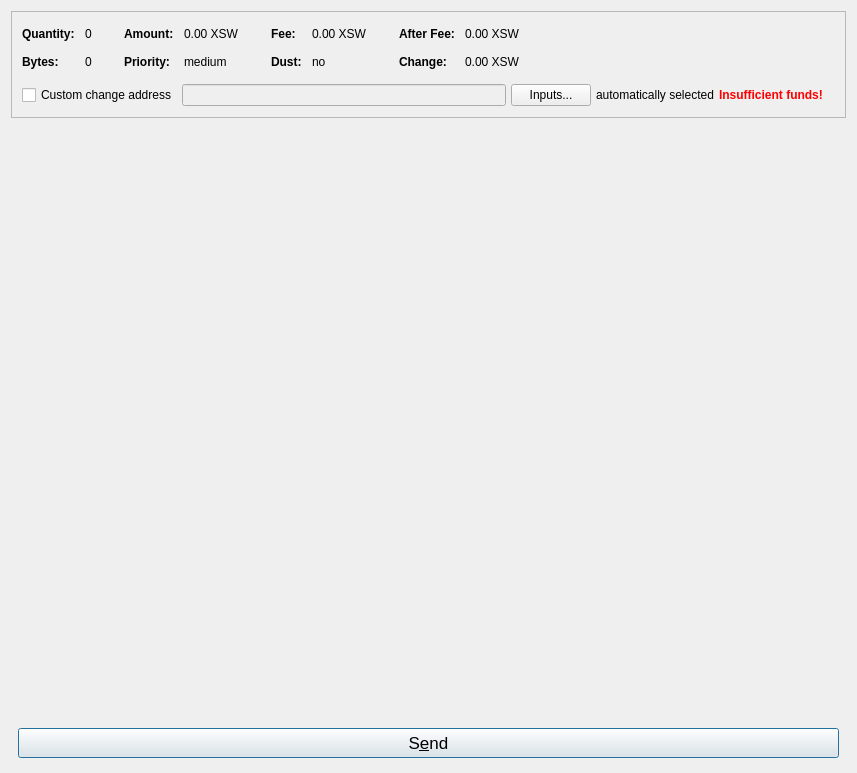
<?xml version="1.0" encoding="UTF-8"?>
<ui version="4.0">
 <class>SendCoinsDialog</class>
 <widget class="QDialog" name="SendCoinsDialog">
  <property name="geometry">
   <rect>
    <x>0</x>
    <y>0</y>
    <width>857</width>
    <height>773</height>
   </rect>
  </property>
  <property name="windowTitle">
   <string>Send Coins</string>
  </property>
  <layout class="QVBoxLayout" name="verticalLayout" stretch="0,0,0,0">
   <property name="bottomMargin">
    <number>8</number>
   </property>
   <item>
    <widget class="QFrame" name="frameCoinControl">
     <property name="frameShape">
      <enum>QFrame::StyledPanel</enum>
     </property>
     <property name="frameShadow">
      <enum>QFrame::Sunken</enum>
     </property>
     <layout class="QVBoxLayout" name="verticalLayoutCoinControl2">
      <property name="spacing">
       <number>0</number>
      </property>
      <property name="leftMargin">
       <number>0</number>
      </property>
      <property name="topMargin">
       <number>0</number>
      </property>
      <property name="rightMargin">
       <number>0</number>
      </property>
      <property name="bottomMargin">
       <number>6</number>
      </property>
      <item>
       <layout class="QVBoxLayout" name="verticalLayoutCoinControl" stretch="0,0,0">
        <property name="spacing">
         <number>0</number>
        </property>
        <property name="leftMargin">
         <number>0</number>
        </property>
        <property name="topMargin">
         <number>0</number>
        </property>
        <property name="rightMargin">
         <number>0</number>
        </property>
        <property name="bottomMargin">
         <number>0</number>
        </property>
        <item>
         <layout class="QHBoxLayout" name="horizontalLayoutCoinControl2" stretch="0">
          <property name="spacing">
           <number>8</number>
          </property>
          <property name="bottomMargin">
           <number>10</number>
          </property>
          <item>
           <spacer name="horizontalSpacerCoinControl">
            <property name="orientation">
             <enum>Qt::Horizontal</enum>
            </property>
            <property name="sizeHint" stdset="0">
             <size>
              <width>40</width>
              <height>1</height>
             </size>
            </property>
           </spacer>
          </item>
         </layout>
        </item>
        <item>
         <widget class="QWidget" name="widgetCoinControl" native="true">
          <layout class="QHBoxLayout" name="horizontalLayoutCoinControl5">
           <property name="leftMargin">
            <number>0</number>
           </property>
           <property name="topMargin">
            <number>0</number>
           </property>
           <property name="rightMargin">
            <number>0</number>
           </property>
           <property name="bottomMargin">
            <number>0</number>
           </property>
           <item>
            <layout class="QHBoxLayout" name="horizontalLayoutCoinControl3" stretch="0,0,0,1">
             <property name="spacing">
              <number>20</number>
             </property>
             <property name="topMargin">
              <number>0</number>
             </property>
             <property name="bottomMargin">
              <number>10</number>
             </property>
             <item>
              <layout class="QFormLayout" name="formLayoutCoinControl1">
               <property name="horizontalSpacing">
                <number>10</number>
               </property>
               <property name="verticalSpacing">
                <number>14</number>
               </property>
               <property name="leftMargin">
                <number>10</number>
               </property>
               <property name="topMargin">
                <number>4</number>
               </property>
               <property name="rightMargin">
                <number>6</number>
               </property>
               <item row="0" column="0">
                <widget class="QLabel" name="labelCoinControlQuantityText">
                 <property name="font">
                  <font>
                   <weight>75</weight>
                   <bold>true</bold>
                  </font>
                 </property>
                 <property name="text">
                  <string>Quantity:</string>
                 </property>
                 <property name="margin">
                  <number>0</number>
                 </property>
                </widget>
               </item>
               <item row="0" column="1">
                <widget class="QLabel" name="labelCoinControlQuantity">
                 <property name="cursor">
                  <cursorShape>IBeamCursor</cursorShape>
                 </property>
                 <property name="contextMenuPolicy">
                  <enum>Qt::ActionsContextMenu</enum>
                 </property>
                 <property name="text">
                  <string notr="true">0</string>
                 </property>
                 <property name="margin">
                  <number>0</number>
                 </property>
                 <property name="textInteractionFlags">
                  <set>Qt::LinksAccessibleByMouse|Qt::TextSelectableByKeyboard|Qt::TextSelectableByMouse</set>
                 </property>
                </widget>
               </item>
               <item row="1" column="0">
                <widget class="QLabel" name="labelCoinControlBytesText">
                 <property name="font">
                  <font>
                   <weight>75</weight>
                   <bold>true</bold>
                  </font>
                 </property>
                 <property name="text">
                  <string>Bytes:</string>
                 </property>
                </widget>
               </item>
               <item row="1" column="1">
                <widget class="QLabel" name="labelCoinControlBytes">
                 <property name="cursor">
                  <cursorShape>IBeamCursor</cursorShape>
                 </property>
                 <property name="contextMenuPolicy">
                  <enum>Qt::ActionsContextMenu</enum>
                 </property>
                 <property name="text">
                  <string notr="true">0</string>
                 </property>
                 <property name="textInteractionFlags">
                  <set>Qt::LinksAccessibleByMouse|Qt::TextSelectableByKeyboard|Qt::TextSelectableByMouse</set>
                 </property>
                </widget>
               </item>
              </layout>
             </item>
             <item>
              <layout class="QFormLayout" name="formLayoutCoinControl2">
               <property name="horizontalSpacing">
                <number>10</number>
               </property>
               <property name="verticalSpacing">
                <number>14</number>
               </property>
               <property name="leftMargin">
                <number>6</number>
               </property>
               <property name="topMargin">
                <number>4</number>
               </property>
               <property name="rightMargin">
                <number>6</number>
               </property>
               <item row="0" column="0">
                <widget class="QLabel" name="labelCoinControlAmountText">
                 <property name="font">
                  <font>
                   <weight>75</weight>
                   <bold>true</bold>
                  </font>
                 </property>
                 <property name="text">
                  <string>Amount:</string>
                 </property>
                 <property name="margin">
                  <number>0</number>
                 </property>
                </widget>
               </item>
               <item row="0" column="1">
                <widget class="QLabel" name="labelCoinControlAmount">
                 <property name="cursor">
                  <cursorShape>IBeamCursor</cursorShape>
                 </property>
                 <property name="contextMenuPolicy">
                  <enum>Qt::ActionsContextMenu</enum>
                 </property>
                 <property name="text">
                  <string notr="true">0.00 XSW</string>
                 </property>
                 <property name="textInteractionFlags">
                  <set>Qt::LinksAccessibleByMouse|Qt::TextSelectableByKeyboard|Qt::TextSelectableByMouse</set>
                 </property>
                </widget>
               </item>
               <item row="1" column="0">
                <widget class="QLabel" name="labelCoinControlPriorityText">
                 <property name="font">
                  <font>
                   <weight>75</weight>
                   <bold>true</bold>
                  </font>
                 </property>
                 <property name="text">
                  <string>Priority:</string>
                 </property>
                </widget>
               </item>
               <item row="1" column="1">
                <widget class="QLabel" name="labelCoinControlPriority">
                 <property name="cursor">
                  <cursorShape>IBeamCursor</cursorShape>
                 </property>
                 <property name="contextMenuPolicy">
                  <enum>Qt::ActionsContextMenu</enum>
                 </property>
                 <property name="text">
                  <string notr="true">medium</string>
                 </property>
                 <property name="textInteractionFlags">
                  <set>Qt::LinksAccessibleByMouse|Qt::TextSelectableByKeyboard|Qt::TextSelectableByMouse</set>
                 </property>
                </widget>
               </item>
              </layout>
             </item>
             <item>
              <layout class="QFormLayout" name="formLayoutCoinControl3">
               <property name="horizontalSpacing">
                <number>10</number>
               </property>
               <property name="verticalSpacing">
                <number>14</number>
               </property>
               <property name="leftMargin">
                <number>6</number>
               </property>
               <property name="topMargin">
                <number>4</number>
               </property>
               <property name="rightMargin">
                <number>6</number>
               </property>
               <item row="0" column="0">
                <widget class="QLabel" name="labelCoinControlFeeText">
                 <property name="font">
                  <font>
                   <weight>75</weight>
                   <bold>true</bold>
                  </font>
                 </property>
                 <property name="text">
                  <string>Fee:</string>
                 </property>
                 <property name="margin">
                  <number>0</number>
                 </property>
                </widget>
               </item>
               <item row="0" column="1">
                <widget class="QLabel" name="labelCoinControlFee">
                 <property name="cursor">
                  <cursorShape>IBeamCursor</cursorShape>
                 </property>
                 <property name="contextMenuPolicy">
                  <enum>Qt::ActionsContextMenu</enum>
                 </property>
                 <property name="text">
                  <string notr="true">0.00 XSW</string>
                 </property>
                 <property name="textInteractionFlags">
                  <set>Qt::LinksAccessibleByMouse|Qt::TextSelectableByKeyboard|Qt::TextSelectableByMouse</set>
                 </property>
                </widget>
               </item>
               <item row="1" column="0">
                <widget class="QLabel" name="labelCoinControlLowOutputText">
                 <property name="font">
                  <font>
                   <weight>75</weight>
                   <bold>true</bold>
                  </font>
                 </property>
                 <property name="text">
                  <string>Dust:</string>
                 </property>
                </widget>
               </item>
               <item row="1" column="1">
                <widget class="QLabel" name="labelCoinControlLowOutput">
                 <property name="cursor">
                  <cursorShape>IBeamCursor</cursorShape>
                 </property>
                 <property name="contextMenuPolicy">
                  <enum>Qt::ActionsContextMenu</enum>
                 </property>
                 <property name="text">
                  <string notr="true">no</string>
                 </property>
                 <property name="textInteractionFlags">
                  <set>Qt::LinksAccessibleByMouse|Qt::TextSelectableByKeyboard|Qt::TextSelectableByMouse</set>
                 </property>
                </widget>
               </item>
              </layout>
             </item>
             <item>
              <layout class="QFormLayout" name="formLayoutCoinControl4">
               <property name="horizontalSpacing">
                <number>10</number>
               </property>
               <property name="verticalSpacing">
                <number>14</number>
               </property>
               <property name="leftMargin">
                <number>6</number>
               </property>
               <property name="topMargin">
                <number>4</number>
               </property>
               <property name="rightMargin">
                <number>6</number>
               </property>
               <item row="0" column="0">
                <widget class="QLabel" name="labelCoinControlAfterFeeText">
                 <property name="font">
                  <font>
                   <weight>75</weight>
                   <bold>true</bold>
                  </font>
                 </property>
                 <property name="text">
                  <string>After Fee:</string>
                 </property>
                 <property name="margin">
                  <number>0</number>
                 </property>
                </widget>
               </item>
               <item row="0" column="1">
                <widget class="QLabel" name="labelCoinControlAfterFee">
                 <property name="cursor">
                  <cursorShape>IBeamCursor</cursorShape>
                 </property>
                 <property name="contextMenuPolicy">
                  <enum>Qt::ActionsContextMenu</enum>
                 </property>
                 <property name="text">
                  <string notr="true">0.00 XSW</string>
                 </property>
                 <property name="textInteractionFlags">
                  <set>Qt::LinksAccessibleByMouse|Qt::TextSelectableByKeyboard|Qt::TextSelectableByMouse</set>
                 </property>
                </widget>
               </item>
               <item row="1" column="0">
                <widget class="QLabel" name="labelCoinControlChangeText">
                 <property name="font">
                  <font>
                   <weight>75</weight>
                   <bold>true</bold>
                  </font>
                 </property>
                 <property name="text">
                  <string>Change:</string>
                 </property>
                </widget>
               </item>
               <item row="1" column="1">
                <widget class="QLabel" name="labelCoinControlChange">
                 <property name="cursor">
                  <cursorShape>IBeamCursor</cursorShape>
                 </property>
                 <property name="contextMenuPolicy">
                  <enum>Qt::ActionsContextMenu</enum>
                 </property>
                 <property name="text">
                  <string notr="true">0.00 XSW</string>
                 </property>
                 <property name="textInteractionFlags">
                  <set>Qt::LinksAccessibleByMouse|Qt::TextSelectableByKeyboard|Qt::TextSelectableByMouse</set>
                 </property>
                </widget>
               </item>
              </layout>
             </item>
            </layout>
           </item>
          </layout>
         </widget>
        </item>
        <item>
         <layout class="QHBoxLayout" name="horizontalLayoutCoinControl4" stretch="0,0,0,0,0,0">
          <property name="spacing">
           <number>5</number>
          </property>
          <property name="topMargin">
           <number>5</number>
          </property>
          <property name="rightMargin">
           <number>10</number>
          </property>
          <property name="bottomMargin">
           <number>5</number>
          </property>
          <property name="leftMargin">
           <number>10</number>
          </property>
          <item>
           <widget class="QCheckBox" name="checkBoxCoinControlChange">
            <property name="toolTip">
             <string>If this is activated, but the change address is empty or invalid, change will be sent to a newly generated address.</string>
            </property>
            <property name="text">
             <string>Custom change address</string>
            </property>
           </widget>
          </item>
          <item>
           <widget class="QValidatedLineEdit" name="lineEditCoinControlChange">
            <property name="enabled">
             <bool>false</bool>
            </property>
           </widget>
          </item>
          <item>
           <widget class="QPushButton" name="pushButtonCoinControl">
            <property name="styleSheet">
             <string notr="true"/>
            </property>
            <property name="text">
             <string>Inputs...</string>
            </property>
            <property name="autoDefault">
             <bool>false</bool>
            </property>
           </widget>
          </item>
          <item>
           <widget class="QLabel" name="labelCoinControlAutomaticallySelected">
            <property name="text">
             <string>automatically selected</string>
            </property>
            <property name="margin">
             <number>5</number>
            </property>
           </widget>
          </item>
          <item>
           <widget class="QLabel" name="labelCoinControlInsuffFunds">
            <property name="font">
             <font>
              <weight>75</weight>
              <bold>true</bold>
             </font>
            </property>
            <property name="styleSheet">
             <string notr="true">color:red;font-weight:bold;</string>
            </property>
            <property name="text">
             <string>Insufficient funds!</string>
            </property>
            <property name="margin">
             <number>5</number>
            </property>
           </widget>
          </item>
          <item>
           <widget class="QLabel" name="labelCoinControlChangeLabel">
            <property name="minimumSize">
             <size>
              <width>0</width>
              <height>0</height>
             </size>
            </property>
            <property name="text">
             <string/>
            </property>
            <property name="margin">
             <number>3</number>
            </property>
           </widget>
          </item>
         </layout>
        </item>
       </layout>
      </item>
     </layout>
    </widget>
   </item>
   <item>
    <spacer name="verticalSpacer">
     <property name="orientation">
      <enum>Qt::Vertical</enum>
     </property>
     <property name="sizeType">
      <enum>QSizePolicy::Expanding</enum>
     </property>
    </spacer>
   </item>
   <item>
    <layout class="QVBoxLayout" name="verticalLayout_6">
     <item>
      <layout class="QVBoxLayout" name="entries">
       <property name="spacing">
        <number>6</number>
       </property>
      </layout>
     </item>
     <item>
      <spacer name="horizontalSpacer_7">
       <property name="orientation">
        <enum>Qt::Vertical</enum>
       </property>
       <property name="sizeHint" stdset="0">
        <size>
         <width>0</width>
         <height>20</height>
        </size>
       </property>
      </spacer>
     </item>
     <item>
      <layout class="QHBoxLayout" name="horizontalLayout_4">
       <item>
        <spacer name="horizontalSpacer_7">
         <property name="orientation">
          <enum>Qt::Horizontal</enum>
         </property>
        </spacer>
       </item>
       <item>
        <widget class="QPushButton" name="sendButton">
         <property name="minimumSize">
          <size>
           <width>180</width>
           <height>30</height>
          </size>
         </property>
         <property name="font">
          <font>
           <pointsize>13</pointsize>
          </font>
         </property>
         <property name="toolTip">
          <string>Confirm the send action</string>
         </property>
         <property name="text">
          <string>S&amp;end</string>
         </property>
         <property name="icon">
          <iconset resource="../stakework.qrc">
           <normaloff>:/icons/send</normaloff>:/icons/send</iconset>
         </property>
         <property name="autoDefault">
          <bool>false</bool>
         </property>
         <property name="default">
          <bool>true</bool>
         </property>
        </widget>
       </item>
       <item>
        <spacer name="horizontalSpacer_10">
         <property name="orientation">
          <enum>Qt::Horizontal</enum>
         </property>
        </spacer>
       </item>
      </layout>
     </item>
    </layout>
   </item>
   <item>
    <spacer name="verticalSpacer">
     <property name="orientation">
      <enum>Qt::Vertical</enum>
     </property>
     <property name="sizeType">
      <enum>QSizePolicy::Expanding</enum>
     </property>
    </spacer>
   </item>
  </layout>
 </widget>
 <customwidgets>
  <customwidget>
   <class>QValidatedLineEdit</class>
   <extends>QLineEdit</extends>
   <header>qvalidatedlineedit.h</header>
  </customwidget>
  <customwidget>
   <class>StakeWorkAmountField</class>
   <extends>QLineEdit</extends>
   <header>stakeworkamountfield.h</header>
   <container>1</container>
  </customwidget>
 </customwidgets>
 <resources>
  <include location="../stakework.qrc"/>
 </resources>
 <connections/>
</ui>
